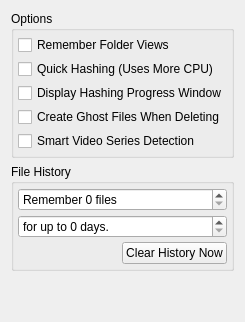
             <widget class="QWidget" name="pageLibrary">
              <layout class="QVBoxLayout" name="verticalLayout_13">
               <item>
                <widget class="QGroupBox" name="groupBoxLibraryOptions">
                 <property name="title">
                  <string>Options</string>
                 </property>
                 <layout class="QVBoxLayout" name="verticalLayout_14">
                  <property name="spacing">
                   <number>4</number>
                  </property>
                  <property name="margin">
                   <number>4</number>
                  </property>
                  <item>
                   <widget class="QCheckBox" name="checkBoxLibraryRememberViews">
                    <property name="text">
                     <string>Remember Folder Views</string>
                    </property>
                   </widget>
                  </item>
                  <item>
                   <widget class="QCheckBox" name="checkBoxQuickHashing">
                    <property name="text">
                     <string>Quick Hashing (Uses More CPU)</string>
                    </property>
                   </widget>
                  </item>
                  <item>
                   <widget class="QCheckBox" name="checkBoxDisplayHashingProgress">
                    <property name="text">
                     <string>Display Hashing Progress Window</string>
                    </property>
                   </widget>
                  </item>
                  <item>
                   <widget class="QCheckBox" name="checkBoxLibraryGhostFiles">
                    <property name="text">
                     <string>Create Ghost Files When Deleting</string>
                    </property>
                   </widget>
                  </item>
                  <item>
                   <widget class="QCheckBox" name="checkBoxVideoSeriesDetection">
                    <property name="text">
                     <string>Smart Video Series Detection</string>
                    </property>
                   </widget>
                  </item>
                 </layout>
                </widget>
               </item>
               <item>
                <widget class="QGroupBox" name="groupBoxFileHistory">
                 <property name="title">
                  <string>File History</string>
                 </property>
                 <layout class="QGridLayout" name="gridLayout_2">
                  <property name="margin">
                   <number>4</number>
                  </property>
                  <property name="spacing">
                   <number>4</number>
                  </property>
                  <item row="0" column="0" colspan="2">
                   <widget class="QSpinBox" name="spinBoxFileHistoryRemember">
                    <property name="suffix">
                     <string> files</string>
                    </property>
                    <property name="prefix">
                     <string>Remember </string>
                    </property>
                   </widget>
                  </item>
                  <item row="1" column="0" colspan="2">
                   <widget class="QSpinBox" name="spinBoxFileHistoryDays">
                    <property name="suffix">
                     <string> days.</string>
                    </property>
                    <property name="prefix">
                     <string>for up to </string>
                    </property>
                   </widget>
                  </item>
                  <item row="2" column="1">
                   <widget class="QPushButton" name="pushButtonLibraryClearHistory">
                    <property name="text">
                     <string>Clear History Now</string>
                    </property>
                   </widget>
                  </item>
                  <item row="2" column="0">
                   <spacer name="horizontalSpacer">
                    <property name="orientation">
                     <enum>Qt::Horizontal</enum>
                    </property>
                    <property name="sizeHint" stdset="0">
                     <size>
                      <width>40</width>
                      <height>20</height>
                     </size>
                    </property>
                   </spacer>
                  </item>
                 </layout>
                </widget>
               </item>
               <item>
                <spacer name="verticalSpacer_2">
                 <property name="orientation">
                  <enum>Qt::Vertical</enum>
                 </property>
                 <property name="sizeHint" stdset="0">
                  <size>
                   <width>20</width>
                   <height>40</height>
                  </size>
                 </property>
                </spacer>
               </item>
              </layout>
             </widget>
